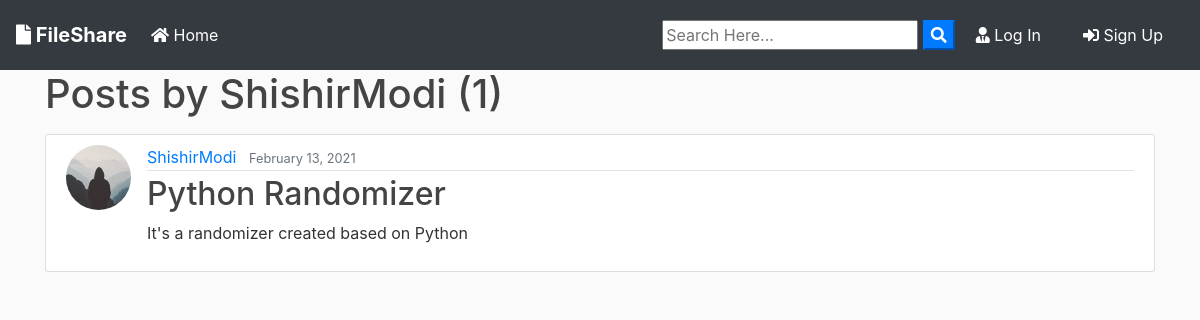
/user/ShishirModi, run on the app's committed database.
### blog/models.py (models this page shows, shortened)
class Post(models.Model):
	title = models.CharField(max_length=100)
	file = models.FileField(null=True,blank=True,upload_to='Files')
	content = models.TextField()
	date_posted = models.DateTimeField(default=timezone.now)
	author = models.ForeignKey(User, on_delete=models.CASCADE)

### users/models.py (models this page shows, shortened)
class Profile(models.Model):
    user = models.OneToOneField(User, on_delete=models.CASCADE)
    image = models.ImageField(default='default.jpg', upload_to='profile_pics')

### blog/views.py (the view)
# urls.py: path('user/<str:username>', UserPostListView.as_view(), name='user-posts'),
class UserPostListView(ListView):
    model = Post
    template_name = 'blog/user_posts.html'  # <app>/<model>_<viewtype>.html
    context_object_name = 'posts'
    paginate_by = 2
    def get_queryset(self):
        user = get_object_or_404(User, username=self.kwargs.get('username'))
        return Post.objects.filter(author=user).order_by('-date_posted')

### blog/templates/blog/user_posts.html (shortened to what this page needs)
{% extends "blog/base.html" %}
{% block content %}
    <h1 class="mb-3">Posts by {{ view.kwargs.username }} ({{ page_obj.paginator.count }})</h1>
    {% for post in posts %}
        <article class="media content-section">
          <img class="rounded-circle article-img" src="{{ post.author.profile.image.url }}">
          <div class="media-body">
            <div class="article-metadata">
              <a class="mr-2" href="{% url 'user-posts' post.author.username %}">{{ post.author }}</a>
              <small class="text-muted">{{ post.date_posted|date:"F d, Y" }}</small>
            </div>
            <h2><a class="article-title" href="{% url 'post-detail' post.id %}">{{ post.title }}</a></h2>
            <p class="article-content">{{ post.content }}</p>
          </div>
        </article>
    {% endfor %}
{% endblock content %}

### blog/static/blog/main.css (style rules this page uses)
body { background: #fafafa; color: #333333; margin-top: 0; }
h1, h2, h3, h4, h5, h6 { color: #444444; }
.content-section { background: #ffffff; padding: 10px 20px; border: 1px solid #dddddd; border-radius: 3px; margin-bottom: 20px; }
.article-title { color: #444444; }
.article-content { white-space: pre-line; }
.article-img { height: 65px; width: 65px; margin-right: 16px; }
.article-metadata { padding-bottom: 1px; margin-bottom: 4px; border-bottom: 1px solid #e3e3e3 }

### data on the page
Post: author.profile.image (placeholder picture), author "ShishirModi", date_posted "February 13, 2021", title "Python Randomizer", content "It's a randomizer created based on Python"

### other printed values
{{ view.kwargs.username }} "ShishirModi"
{{ page_obj.paginator.count }} "1"
